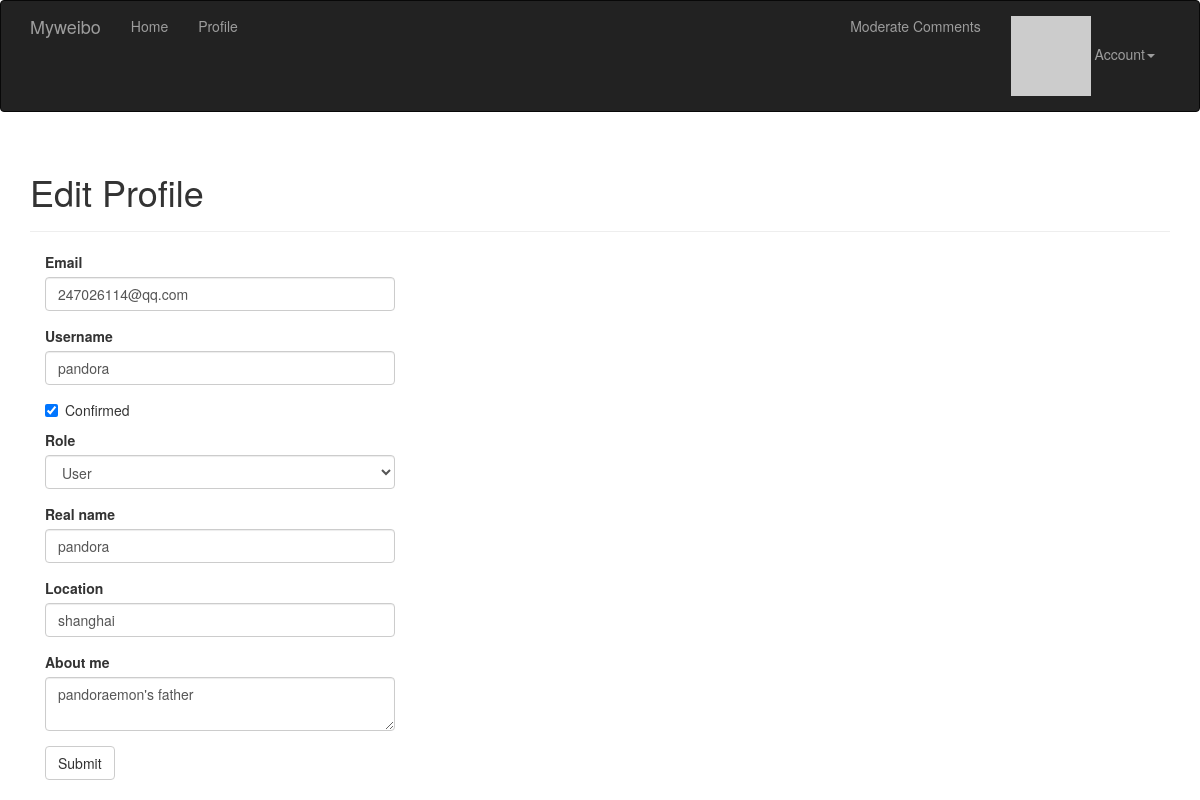
/edit-profile/63 (signed in), run on the app's committed database.
### app/models.py (models this page shows, shortened)
class User(UserMixin, db.Model):
    __tablename__ = 'users'
    id = db.Column(db.Integer, primary_key=True)
    email = db.Column(db.String(64), unique=True, index=True)
    username = db.Column(db.String(64), unique=True, index=True)
    role_id = db.Column(db.Integer, db.ForeignKey('roles.id'))
    password_hash = db.Column(db.String(128))
    confirmed = db.Column(db.Boolean, default=False)
    name = db.Column(db.String(64))
    location = db.Column(db.String(64))
    about_me = db.Column(db.Text())
    member_since = db.Column(db.DateTime(), default=datetime.utcnow)
    last_seen = db.Column(db.DateTime(), default=datetime.utcnow)
    avatar_hash = db.Column(db.String(32))
    posts = db.relationship('Post', backref='author', lazy='dynamic')
    followed = db.relationship('Follow',
                               foreign_keys=[Follow.follower_id],
                               backref=db.backref('follower', lazy='joined'),
                               lazy='dynamic',
                               cascade='all, delete-orphan')
    followers = db.relationship('Follow',
                                foreign_keys=[Follow.followed_id],
                                backref=db.backref('followed', lazy='joined'),
                                lazy='dynamic',
                                cascade='all, delete-orphan')
    comments = db.relationship('Comment', backref='author', lazy='dynamic')
    @property
    def password(self):
        raise AttributeError('password is not a readable attribute')
    def can(self, permissions):
        return self.role is not None and (self.role.permissions & permissions) == permissions
    def ping(self):
        self.last_seen = datetime.utcnow()
        db.session.add(self)
    def gravatar(self, size=100, default='identicon', rating='g'):
        url = 'http://secure.gravatar.com/avatar'
        hash = self.avatar_hash or hashlib.md5(self.email.encode('utf-8')).hexdigest()
        return '{url}/{hash}?s={size}&d={default}&r={rating}'.format(url=url, hash=hash,
                                                                     size=size, default=default,
                                                                     rating=rating)

### app/main/views.py (the view, shortened to what this page needs)
@main.route('/edit-profile/<int:id>', methods=['GET', 'POST'])
@login_required
@admin_required
def edit_profile_admin(id):
    user = User.query.get_or_404(id)
    form = EditProfileAdminForm(user=user)
    form.email.data = user.email
    form.username.data = user.username
    form.confirmed.data = user.confirmed
    form.role.data = user.role.id
    form.name.data = user.name
    form.location.data = user.location
    form.about_me.data = user.about_me
    return render_template('edit_profile.html', form=form, user=user)

### app/main/form.py (shortened to what this page needs)
class EditProfileAdminForm(Form):
    email = StringField('Email', validators=[Required(), Length(1, 64),
                                             Email()])
    username = StringField('Username', validators=[
        Required(), Length(1, 64), Regexp('^[[A-Za-z][A-Za-z0-9_.]*$', 0,
                                          'Username must have only letters,'
                                          'numbers, dots or underscores')])
    confirmed = BooleanField('Confirmed')
    role = SelectField('Role', coerce=int)
    name = StringField('Real name', validators=[Length(0, 64)])
    location = StringField('Location', validators=[Length(0, 64)])
    about_me = TextAreaField('About me')
    submit = SubmitField('Submit')
    def __init__(self, user, *args, **kwargs):
        super(EditProfileAdminForm, self).__init__(*args, **kwargs)
        self.role.choices = [(role.id, role.name)
                             for role in Role.query.order_by(Role.name).all()]
        self.user = user

### app/auth/views.py (called while the page is built)
@auth.before_app_request
def before_request():
    if current_user.is_authenticated:
        current_user.ping()
        if not current_user.confirmed and request.endpoint[:5] != 'auth.' and request.endpoint != 'static':
            return redirect(url_for('auth.unconfirmed'))

@auth.before_app_request
def before_request():
    if current_user.is_authenticated and not current_user.confirmed \
            and request.endpoint[:5] != 'auth.' and request.endpoint != 'static':
        return redirect(url_for('auth.unconfirmed'))

### app/main/__init__.py (called while the page is built)
@main.app_context_processor
def inject_permissions():
    return dict(Permission=Permission)

### app/models.py (called while the page is built)
@login_manager.user_loader
def load_user(user_id):
    return User.query.get(int(user_id))

### app/templates/edit_profile.html (shortened to what this page needs)
{% extends "base.html" %}
{% import "bootstrap/wtf.html" as wtf %}
{% block page_content %}
<div class="page-header">
    <h1>Edit Profile</h1>
</div>
<div class="col-md-4">
{{ wtf.quick_form(form) }}
</div>
{% endblock %}

### data on the page
User: email "247026114@qq.com", username "pandora", confirmed "☑", role "User", name "pandora", location "shanghai", about_me "pandoraemon's father"
